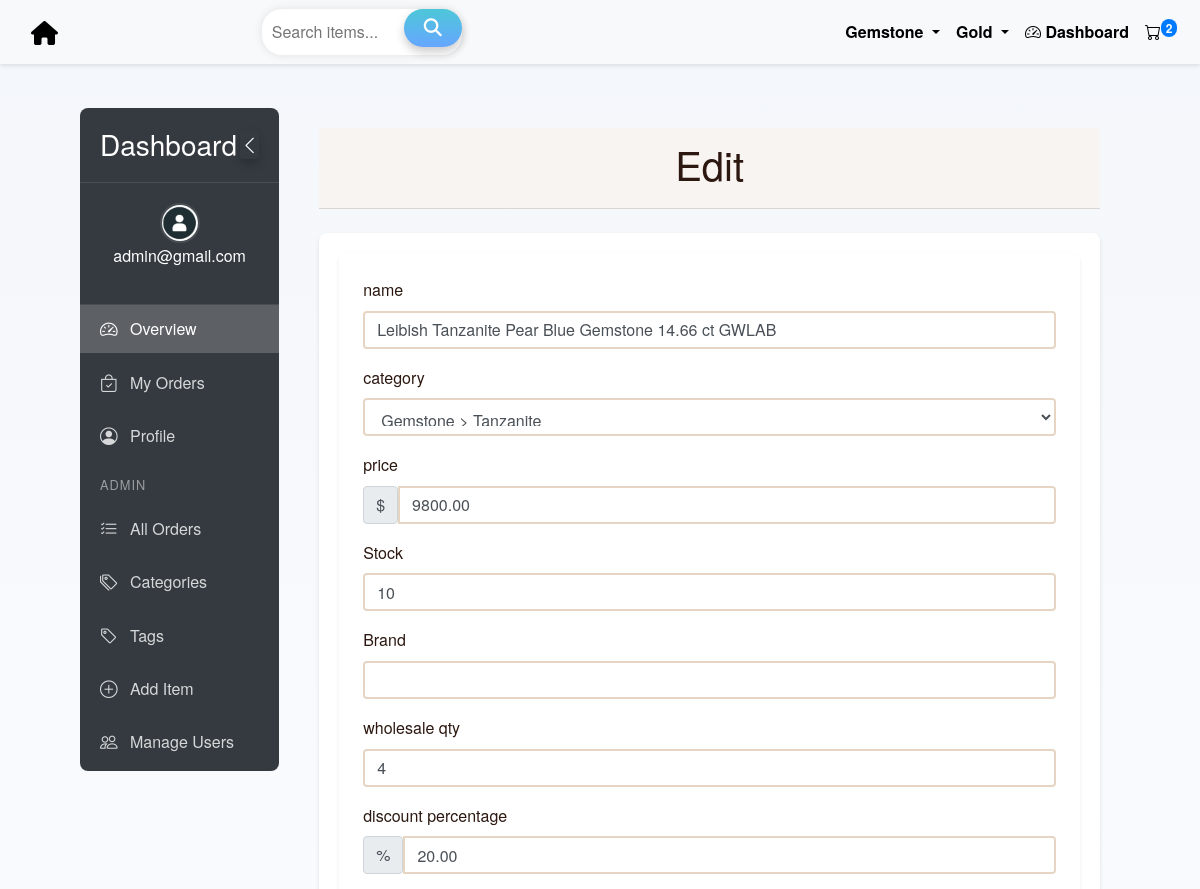
Page /edit_item/1/ (signed in, upper part) on the earlier database version.
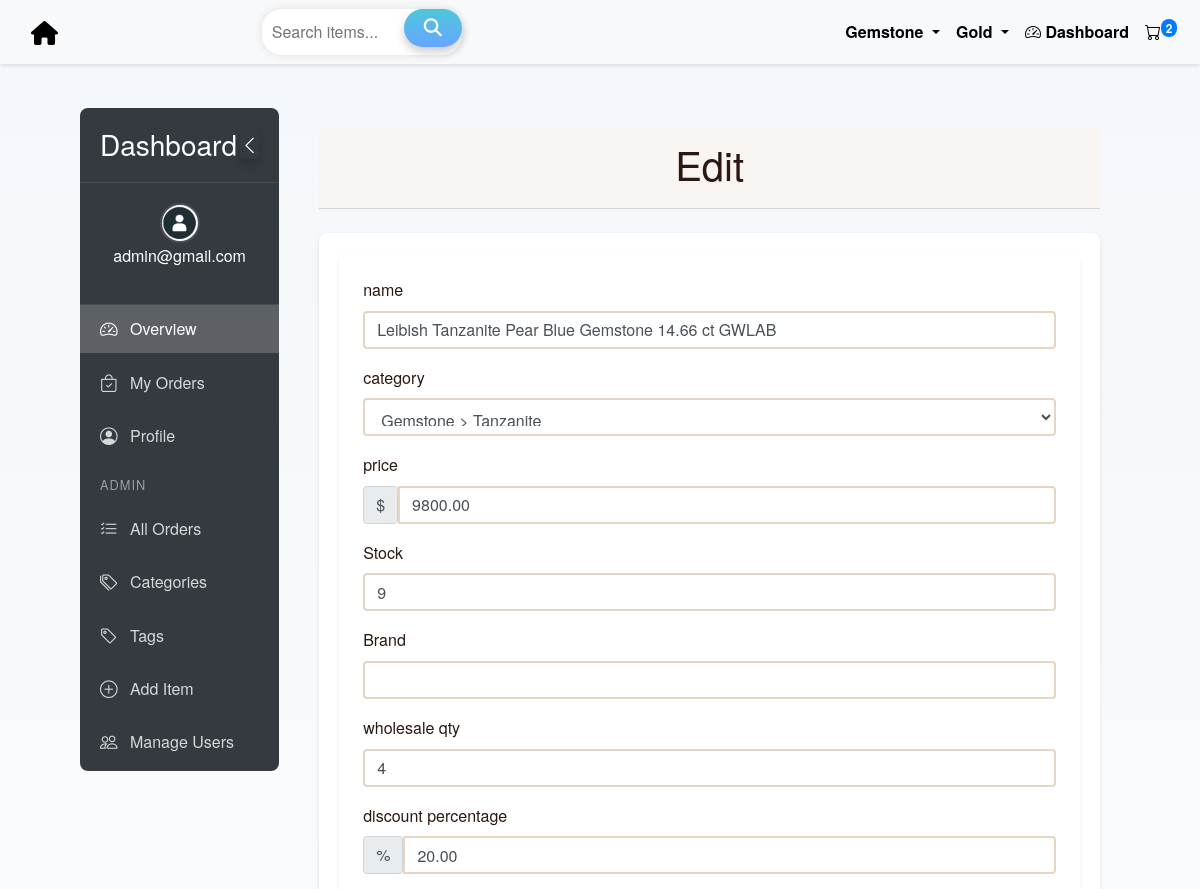
Same page on the later database version.
### orders/models.py (models this page shows, shortened)
class Item(models.Model):
    name = models.CharField(max_length=100)
    price = models.DecimalField(max_digits=10, decimal_places=2)
    wholesale_qty = models.PositiveIntegerField(default=0, help_text="Minimum quantity for wholesale discount")
    discount_percentage = models.DecimalField(max_digits=5, decimal_places=2, default=0.0, help_text="Wholesale discount percentage")
    stock = models.PositiveIntegerField(default=10, help_text="Available stock")
    brand = models.CharField(max_length= 250, blank=True, null=True)
    body = RichTextUploadingField(null=True, blank=True)
    image = models.ImageField(upload_to='item_images/', blank=True, null=True)
    category = models.ForeignKey(Category, on_delete=models.SET_NULL, null=True, blank=True, related_name='items')
    tags = models.ManyToManyField(Tag, blank=True, related_name='items')

### orders/views.py (the view)
# urls.py: path('edit_item/<int:item_id>/', views.edit_item, name='edit_item'),
def edit_item(request, item_id):
    if not admin_check(request.user):
        return render(request, '403.html', status=403)
    item = get_object_or_404(Item, id=item_id)
    if request.method == 'POST':
        form = ItemForm(request.POST, request.FILES, instance=item)
        additional_images = request.FILES.getlist('additional_images')
        if form.is_valid():
            item = form.save()  # saves instance
            for img in additional_images:
                ItemImage.objects.create(item=item, image=img)
            messages.success(request, "Item updated successfully.")
            return redirect('home')
        else:
            print("Form errors:", form.errors)
            messages.error(request, f"Fix errors before saving: {form.errors}")
    else:
        form = ItemForm(instance=item)
    return render(request, 'dashboard/admin/edit_item.html', {'form': form, 'item': item})

### orders/forms.py
class ItemForm(forms.ModelForm):
    body = forms.CharField(widget=CKEditorUploadingWidget(), required=False)
    class Meta:
        model = Item
        fields = [
            'name', "category", "body", "brand", 'price', "stock",
            'wholesale_qty', 'discount_percentage', 'image', "tags"
        ]
        widgets = {
            'name': forms.TextInput(attrs={'class': 'form-control'}),
            'category': forms.Select(attrs={'class': 'form-control'}),
            'brand': forms.TextInput(attrs={'class': 'form-control'}),
            'price': forms.NumberInput(attrs={'class': 'form-control'}),
            'stock': forms.NumberInput(attrs={'class': 'form-control'}),
            'image': forms.ClearableFileInput(attrs={'class': 'form-control'}),
            'tags': forms.CheckboxSelectMultiple(),
            'wholesale_qty': forms.NumberInput(attrs={'class': 'form-control'}),
            'discount_percentage': forms.NumberInput(attrs={'class': 'form-control'}),
        }

### accounts/context_processors.py (called while the page is built)
def user_profile(request):
    if request.user.is_authenticated:
        return {
            'user_profile_pic': request.user.get_profile_pic_url()
        }
    return {}

### templates/dashboard/admin/edit_item.html (shortened to what this page needs)
{% extends "dashboard/base.html" %}
{% load crispy_forms_tags %}
{% block dashboard_content %}
  <div class="card-header text-center">
        <h1>Edit</h1>
  </div>
<div class="container mt-4">
    <div class="card p-4 shadow-sm">
        <form method="POST" enctype="multipart/form-data">
            <div class="mb-3">
                <label for="{{ form.name.id_for_label }}" class="form-label">name</label>
                {{ form.name }}
            </div>
            <div class="mb-3">
                <label for="{{ form.category.id_for_label }}" class="form-label">category</label>
                <div class="input-group">
                    {{ form.category}}
                </div>
            </div>
            <div class="mb-3">
                <label for="{{ form.price.id_for_label }}" class="form-label">price</label>
                <div class="input-group">
                    <span class="input-group-text">$</span>
                    {{ form.price }}
                </div>
            </div>
            <div class="mb-3">
    <label for="{{ form.stock.id_for_label }}" class="form-label">Stock</label>
    {{ form.stock }}
</div>
            <div class="mb-3">
                <label for="{{ form.brand.id_for_label }}" class="form-label">Brand</label>
                {{ form.brand }}
            </div>
            <div class="mb-3">
                <label for="{{ form.wholesale_qty.id_for_label }}" class="form-label">wholesale qty</label>
                <div class="input-group">
                    {{ form.wholesale_qty }}
                </div>
            </div>
            <div class="mb-3">
                <label for="{{ form.discount_percentage.id_for_label }}" class="form-label">discount percentage</label>
                <div class="input-group">
                    <span class="input-group-text">%</span>
                    {{ form.discount_percentage }}
                </div>
            </div>
        </form>
    </div>
</div>
{% endblock %}

Differences in the rows shown:
changed Item "Leibish Tanzanite Pear Blue Gemstone 14.66 ct GWLAB": stock "10" → "9"
